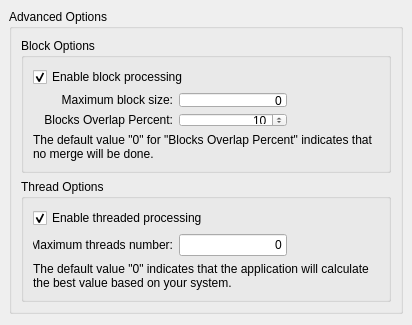
<?xml version="1.0" encoding="UTF-8"?>
<ui version="4.0">
 <class>SegmenterAdvancedOptionsWizardPageForm</class>
 <widget class="QWizardPage" name="SegmenterAdvancedOptionsWizardPageForm">
  <property name="geometry">
   <rect>
    <x>0</x>
    <y>0</y>
    <width>412</width>
    <height>325</height>
   </rect>
  </property>
  <property name="windowTitle">
   <string>Segmenter Advanced Options</string>
  </property>
  <layout class="QGridLayout" name="gridLayout_5">
   <property name="leftMargin">
    <number>9</number>
   </property>
   <property name="topMargin">
    <number>9</number>
   </property>
   <property name="rightMargin">
    <number>9</number>
   </property>
   <item row="0" column="0">
    <widget class="QGroupBox" name="groupBox_3">
     <property name="title">
      <string>Advanced Options</string>
     </property>
     <layout class="QGridLayout" name="gridLayout_4">
      <item row="0" column="0">
       <layout class="QGridLayout" name="gridLayout_3">
        <item row="0" column="0">
         <widget class="QGroupBox" name="groupBox">
          <property name="title">
           <string>Block Options</string>
          </property>
          <property name="flat">
           <bool>true</bool>
          </property>
          <layout class="QGridLayout" name="gridLayout_10">
           <item row="0" column="0">
            <layout class="QGridLayout" name="gridLayout_9">
             <item row="0" column="0">
              <widget class="QCheckBox" name="m_enableBlockProcessingcheckBox">
               <property name="toolTip">
                <string>The original raster will be splitted into small blocks, each one will be segmented independently and the result will be merged at the end</string>
               </property>
               <property name="text">
                <string>Enable block processing</string>
               </property>
               <property name="checked">
                <bool>true</bool>
               </property>
              </widget>
             </item>
             <item row="1" column="0">
              <layout class="QGridLayout" name="gridLayout_7">
               <item row="0" column="0">
                <layout class="QGridLayout" name="gridLayout_6">
                 <item row="0" column="0">
                  <layout class="QHBoxLayout" name="horizontalLayout_4">
                   <item>
                    <widget class="QLabel" name="inputDataSetLabel_4">
                     <property name="minimumSize">
                      <size>
                       <width>140</width>
                       <height>0</height>
                      </size>
                     </property>
                     <property name="maximumSize">
                      <size>
                       <width>140</width>
                       <height>16777215</height>
                      </size>
                     </property>
                     <property name="text">
                      <string>Maximum block size:</string>
                     </property>
                     <property name="alignment">
                      <set>Qt::AlignRight|Qt::AlignTrailing|Qt::AlignVCenter</set>
                     </property>
                    </widget>
                   </item>
                   <item>
                    <widget class="QLineEdit" name="m_maximumBlockSizeLineEdit">
                     <property name="sizePolicy">
                      <sizepolicy hsizetype="Fixed" vsizetype="Fixed">
                       <horstretch>0</horstretch>
                       <verstretch>0</verstretch>
                      </sizepolicy>
                     </property>
                     <property name="toolTip">
                      <string>The input image will be split into blocks with this width for processing, This parameter tells the maximum block lateral size (width or height), the default: 0 - the size will be defined following the current system resources and physical processors number)</string>
                     </property>
                     <property name="text">
                      <string>0</string>
                     </property>
                     <property name="alignment">
                      <set>Qt::AlignRight|Qt::AlignTrailing|Qt::AlignVCenter</set>
                     </property>
                    </widget>
                   </item>
                  </layout>
                 </item>
                 <item row="1" column="0">
                  <layout class="QGridLayout" name="gridLayout">
                   <item row="0" column="0">
                    <widget class="QLabel" name="label_3">
                     <property name="minimumSize">
                      <size>
                       <width>140</width>
                       <height>0</height>
                      </size>
                     </property>
                     <property name="maximumSize">
                      <size>
                       <width>140</width>
                       <height>16777215</height>
                      </size>
                     </property>
                     <property name="text">
                      <string>Blocks Overlap Percent:</string>
                     </property>
                     <property name="alignment">
                      <set>Qt::AlignRight|Qt::AlignTrailing|Qt::AlignVCenter</set>
                     </property>
                    </widget>
                   </item>
                   <item row="0" column="1">
                    <widget class="QSpinBox" name="m_blockOverlapPercentSpinBox">
                     <property name="alignment">
                      <set>Qt::AlignRight|Qt::AlignTrailing|Qt::AlignVCenter</set>
                     </property>
                     <property name="maximum">
                      <number>25</number>
                     </property>
                     <property name="value">
                      <number>10</number>
                     </property>
                    </widget>
                   </item>
                  </layout>
                 </item>
                </layout>
               </item>
               <item row="0" column="1">
                <spacer name="horizontalSpacer">
                 <property name="orientation">
                  <enum>Qt::Horizontal</enum>
                 </property>
                 <property name="sizeHint" stdset="0">
                  <size>
                   <width>40</width>
                   <height>20</height>
                  </size>
                 </property>
                </spacer>
               </item>
              </layout>
             </item>
             <item row="2" column="0">
              <widget class="QLabel" name="label_2">
               <property name="text">
                <string>The default value &quot;0&quot; for &quot;Blocks Overlap Percent&quot; indicates that no merge will be done.</string>
               </property>
               <property name="wordWrap">
                <bool>true</bool>
               </property>
              </widget>
             </item>
            </layout>
           </item>
          </layout>
         </widget>
        </item>
        <item row="1" column="0">
         <widget class="QGroupBox" name="groupBox_2">
          <property name="title">
           <string>Thread Options</string>
          </property>
          <property name="flat">
           <bool>true</bool>
          </property>
          <layout class="QGridLayout" name="gridLayout_12">
           <item row="0" column="0">
            <layout class="QGridLayout" name="gridLayout_11">
             <item row="0" column="0">
              <widget class="QCheckBox" name="m_enableThreadedProcessingcheckBox">
               <property name="toolTip">
                <string>Threaded processing will be performed (best with multi-core or multi-processor systems</string>
               </property>
               <property name="text">
                <string>Enable threaded processing</string>
               </property>
               <property name="checked">
                <bool>true</bool>
               </property>
              </widget>
             </item>
             <item row="1" column="0">
              <layout class="QGridLayout" name="gridLayout_8">
               <item row="0" column="0">
                <layout class="QGridLayout" name="gridLayout_2">
                 <item row="0" column="0">
                  <widget class="QLabel" name="inputDataSetLabel_5">
                   <property name="minimumSize">
                    <size>
                     <width>140</width>
                     <height>0</height>
                    </size>
                   </property>
                   <property name="maximumSize">
                    <size>
                     <width>140</width>
                     <height>16777215</height>
                    </size>
                   </property>
                   <property name="text">
                    <string>Maximum threads number:</string>
                   </property>
                   <property name="alignment">
                    <set>Qt::AlignRight|Qt::AlignTrailing|Qt::AlignVCenter</set>
                   </property>
                  </widget>
                 </item>
                 <item row="0" column="1">
                  <widget class="QLineEdit" name="m_maximumThreadsNumberLineEdit">
                   <property name="sizePolicy">
                    <sizepolicy hsizetype="Fixed" vsizetype="Fixed">
                     <horstretch>0</horstretch>
                     <verstretch>0</verstretch>
                    </sizepolicy>
                   </property>
                   <property name="toolTip">
                    <string>The maximum number of concurrent segmenter threads (default:0 - automatically found)</string>
                   </property>
                   <property name="text">
                    <string>0</string>
                   </property>
                   <property name="alignment">
                    <set>Qt::AlignRight|Qt::AlignTrailing|Qt::AlignVCenter</set>
                   </property>
                  </widget>
                 </item>
                </layout>
               </item>
               <item row="0" column="1">
                <spacer name="horizontalSpacer_2">
                 <property name="orientation">
                  <enum>Qt::Horizontal</enum>
                 </property>
                 <property name="sizeHint" stdset="0">
                  <size>
                   <width>40</width>
                   <height>20</height>
                  </size>
                 </property>
                </spacer>
               </item>
              </layout>
             </item>
             <item row="2" column="0">
              <widget class="QLabel" name="label">
               <property name="text">
                <string>The default value &quot;0&quot; indicates that the application will calculate the best value based on your system.</string>
               </property>
               <property name="wordWrap">
                <bool>true</bool>
               </property>
              </widget>
             </item>
            </layout>
           </item>
          </layout>
         </widget>
        </item>
       </layout>
      </item>
     </layout>
    </widget>
   </item>
  </layout>
 </widget>
 <resources/>
 <connections>
  <connection>
   <sender>m_enableThreadedProcessingcheckBox</sender>
   <signal>toggled(bool)</signal>
   <receiver>m_maximumBlockSizeLineEdit</receiver>
   <slot>setEnabled(bool)</slot>
   <hints>
    <hint type="sourcelabel">
     <x>47</x>
     <y>172</y>
    </hint>
    <hint type="destinationlabel">
     <x>228</x>
     <y>196</y>
    </hint>
   </hints>
  </connection>
  <connection>
   <sender>m_enableThreadedProcessingcheckBox</sender>
   <signal>toggled(bool)</signal>
   <receiver>m_maximumThreadsNumberLineEdit</receiver>
   <slot>setEnabled(bool)</slot>
   <hints>
    <hint type="sourcelabel">
     <x>68</x>
     <y>171</y>
    </hint>
    <hint type="destinationlabel">
     <x>226</x>
     <y>231</y>
    </hint>
   </hints>
  </connection>
 </connections>
</ui>
